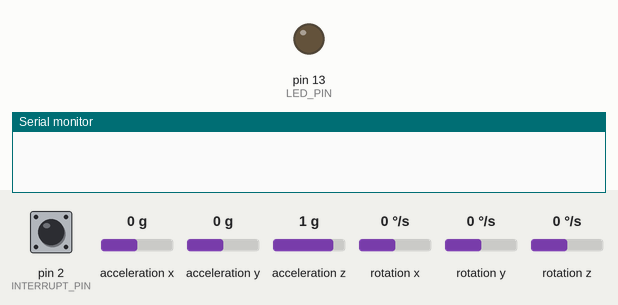
The sketch below on a simulated Arduino Leonardo, built with avr-gcc and run on an emulated ATmega32U4. Parts: output pins drawn as LEDs (lit = HIGH), the last lines printed to the serial monitor. Dashed ring = blinking. Inputs (shaded band) come from the test bench; at power-on: acceleration z 1 g, pin 2 (INTERRUPT_PIN) LOW, acceleration x 0 g, acceleration y 0 g, rotation x 0 °/s, rotation y 0 °/s, rotation z 0 °/s. The sensor or clock chip raises its interrupt line as the real part does.

Above: at 0.1 s.
At 1.7 s:
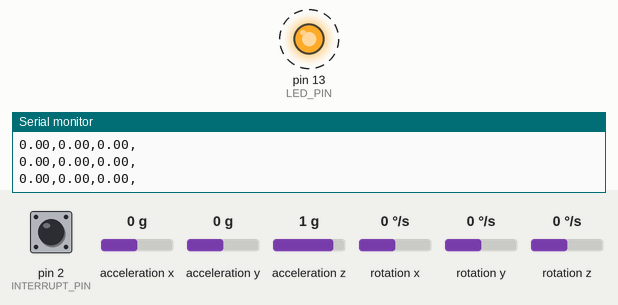
1.8 s: acceleration z set to -1.4 g
Timing chart, 0 to 10.8 s (numbered marks = the images above; inputs shaded):
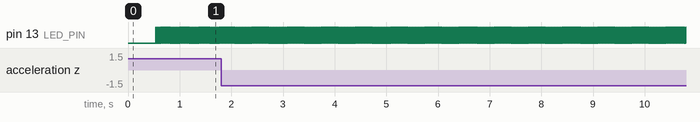

The sketch:

mpu6050_hirata.ino
```cpp
///http://airoboticsandsoon.hatenablog.jp/entry/2017/12/05/213509からプログラムを拝借

// I2C device class (I2Cdev) demonstration Arduino sketch for MPU6050 class using DMP (MotionApps v2.0)
// 6/21/2012 by Jeff Rowberg <jeff@rowberg.net>
// Updates should (hopefully) always be available at https://github.com/jrowberg/i2cdevlib
//
// Changelog:
//      2013-05-08 - added seamless Fastwire support
//                 - added note about gyro calibration
//      2012-06-21 - added note about Arduino 1.0.1 + Leonardo compatibility error
//      2012-06-20 - improved FIFO overflow handling and simplified read process
//      2012-06-19 - completely rearranged DMP initialization code and simplification
//      2012-06-13 - pull gyro and accel data from FIFO packet instead of reading directly
//      2012-06-09 - fix broken FIFO read sequence and change interrupt detection to RISING
//      2012-06-05 - add gravity-compensated initial reference frame acceleration output
//                 - add 3D math helper file to DMP6 example sketch
//                 - add Euler output and Yaw/Pitch/Roll output formats
//      2012-06-04 - remove accel offset clearing for better results (thanks Sungon Lee)
//      2012-06-01 - fixed gyro sensitivity to be 2000 deg/sec instead of 250
//      2012-05-30 - basic DMP initialization working

/* ============================================
I2Cdev device library code is placed under the MIT license
Copyright (c) 2012 Jeff Rowberg

Permission is hereby granted, free of charge, to any person obtaining a copy
of this software and associated documentation files (the "Software"), to deal
in the Software without restriction, including without limitation the rights
to use, copy, modify, merge, publish, distribute, sublicense, and/or sell
copies of the Software, and to permit persons to whom the Software is
furnished to do so, subject to the following conditions:

The above copyright notice and this permission notice shall be included in
all copies or substantial portions of the Software.

THE SOFTWARE IS PROVIDED "AS IS", WITHOUT WARRANTY OF ANY KIND, EXPRESS OR
IMPLIED, INCLUDING BUT NOT LIMITED TO THE WARRANTIES OF MERCHANTABILITY,
FITNESS FOR A PARTICULAR PURPOSE AND NONINFRINGEMENT. IN NO EVENT SHALL THE
AUTHORS OR COPYRIGHT HOLDERS BE LIABLE FOR ANY CLAIM, DAMAGES OR OTHER
LIABILITY, WHETHER IN AN ACTION OF CONTRACT, TORT OR OTHERWISE, ARISING FROM,
OUT OF OR IN CONNECTION WITH THE SOFTWARE OR THE USE OR OTHER DEALINGS IN
THE SOFTWARE.
===============================================
*/

// I2Cdev and MPU6050 must be installed as libraries, or else the .cpp/.h files
// for both classes must be in the include path of your project
#include "I2Cdev.h"

#include "MPU6050_6Axis_MotionApps20.h"
//#include "MPU6050.h" // not necessary if using MotionApps include file

// Arduino Wire library is required if I2Cdev I2CDEV_ARDUINO_WIRE implementation
// is used in I2Cdev.h
#if I2CDEV_IMPLEMENTATION == I2CDEV_ARDUINO_WIRE
    #include "Wire.h"
#endif

// class default I2C address is 0x68
// specific I2C addresses may be passed as a parameter here
// AD0 low = 0x68 (default for SparkFun breakout and InvenSense evaluation board)
// AD0 high = 0x69
MPU6050 mpu;
//MPU6050 mpu(0x69); // <-- use for AD0 high

/* =========================================================================
   NOTE: In addition to connection 3.3v, GND, SDA, and SCL, this sketch
   depends on the MPU-6050's INT pin being connected to the Arduino's
   external interrupt #0 pin. On the Arduino Uno and Mega 2560, this is
   digital I/O pin 2.
 * ========================================================================= */

/* =========================================================================
   NOTE: Arduino v1.0.1 with the Leonardo board generates a compile error
   when using Serial.write(buf, len). The Teapot output uses this method.
   The solution requires a modification to the Arduino USBAPI.h file, which
   is fortunately simple, but annoying. This will be fixed in the next IDE
   release. For more info, see these links:

   http://arduino.cc/forum/index.php/topic,109987.0.html
   http://code.google.com/p/arduino/issues/detail?id=958
 * ========================================================================= */


/*
  [w、x、y、z]形式の実際の四元数の構成要素を表示する場合は
  「OUTPUT_READABLE_QUATERNION」のコメントを外してください
  （処理などのリモートホストでの解析には最適ではありません）
*/
// uncomment "OUTPUT_READABLE_QUATERNION" if you want to see the actual
// quaternion components in a [w, x, y, z] format (not best for parsing
// on a remote host such as Processing or something though)
//#define OUTPUT_READABLE_QUATERNION

// uncomment "OUTPUT_READABLE_EULER" if you want to see Euler angles
// (in degrees) calculated from the quaternions coming from the FIFO.
// Note that Euler angles suffer from gimbal lock (for more info, see
// http://en.wikipedia.org/wiki/Gimbal_lock)
//#define OUTPUT_READABLE_EULER

// uncomment "OUTPUT_READABLE_YAWPITCHROLL" if you want to see the yaw/
// pitch/roll angles (in degrees) calculated from the quaternions coming
// from the FIFO. Note this also requires gravity vector calculations.
// Also note that yaw/pitch/roll angles suffer from gimbal lock (for
// more info, see: http://en.wikipedia.org/wiki/Gimbal_lock)
#define OUTPUT_READABLE_YAWPITCHROLL

/*
  重力が除去された加速コンポーネントを表示する場合は、「OUTPUT_READABLE_REALACCEL」のコメントを外してください。
  この加速度基準フレームは方向を補償されないので、+ Xはセンサに応じて常に+ Xで、重力の影響はありません。 向きを補正したい場合は、代わりにOUTPUT_READABLE_WORLDACCELを使用してください。
*/
// uncomment "OUTPUT_READABLE_REALACCEL" if you want to see acceleration
// components with gravity removed. This acceleration reference frame is
// not compensated for orientation, so +X is always +X according to the
// sensor, just without the effects of gravity. If you want acceleration
// compensated for orientation, us OUTPUT_READABLE_WORLDACCEL instead.
#define OUTPUT_READABLE_REALACCEL

/*
 重力が取り除かれ、ワールド座標系の基準に合わせて調整された加速度成分を見たい場合は、
 「OUTPUT_READABLE_WORLDACCEL」のコメントを外してください
 （この場合、磁力計は存在しないため、ヨーは初期の向きに相対します）。 いくつかのケースでは非常に便利です。
*/
// uncomment "OUTPUT_READABLE_WORLDACCEL" if you want to see acceleration
// components with gravity removed and adjusted for the world frame of
// reference (yaw is relative to initial orientation, since no magnetometer
// is present in this case). Could be quite handy in some cases.
//#define OUTPUT_READABLE_WORLDACCEL


/*
   InvenSenseティーポットのデモに使用されている形式に一致する出力が必要な場合は、
  「OUTPUT_TEAPOT」のコメントを外してください
*/
// uncomment "OUTPUT_TEAPOT" if you want output that matches the
// format used for the InvenSense teapot demo
//#define OUTPUT_TEAPOT
#define OUTPUT_TEAPOT


#define INTERRUPT_PIN 2  // use pin 2 on Arduino Uno & most boards
#define LED_PIN 13 // (Arduino is 13, Teensy is 11, Teensy++ is 6)
bool blinkState = false;

// MPU control/status vars
                        /// DMP initが成功した場合にtrueを設定する
bool dmpReady = false;  // set true if DMP init was successful
                        ///MPUからの実際の割り込みステータスバイトを保持
uint8_t mpuIntStatus;   // holds actual interrupt status byte from MPU
                        ///各デバイス動作後のステータスの復帰（0 =成功、！0 =エラー）
uint8_t devStatus;      // return status after each device operation (0 = success, !0 = error)
                        ///予想されるDMPパケットサイズ（デフォルトは42バイト）
uint16_t packetSize;    // expected DMP packet size (default is 42 bytes)
                        ///現在FIFO内にあるすべてのバイト数
uint16_t fifoCount;     // count of all bytes currently in FIFO
                        ///FIFO記憶バッファ
uint8_t fifoBuffer[64]; // FIFO storage buffer

// orientation/motion vars
Quaternion q;           // [w, x, y, z]         quaternion container ///クォータニオンコンテナ
VectorInt16 aa;         // [x, y, z]            accel sensor measurements ///加速度センサの測定
VectorInt16 aaReal;     // [x, y, z]            gravity-free accel sensor measurements ///無重力加速度センサの測定
VectorInt16 aaWorld;    // [x, y, z]            world-frame accel sensor measurements ///ワールドフレーム加速度センサの測定
VectorFloat gravity;    // [x, y, z]            gravity vector ///重力ベクトル
float euler[3];         // [psi, theta, phi]    Euler angle container ///オイラー角コンテナ
float ypr[3];           // [yaw, pitch, roll]   yaw/pitch/roll container and gravity vector ///ヨー/ピッチ/ロールコンテナと重力ベクトル

// packet structure for InvenSense teapot demo ///InvenSenseティーポットデモのパケット構造
uint8_t teapotPacket[14] = { '$', 0x02, 0,0, 0,0, 0,0, 0,0, 0x00, 0x00, '\r', '\n' };


// ================================================================
// ===               INTERRUPT DETECTION ROUTINE 中断検出ルーチン                ===
// ================================================================

volatile bool mpuInterrupt = false;     // indicates whether MPU interrupt pin has gone high ///MPU割り込み端子がハイ・レベルになったかどうかを示します
void dmpDataReady() {
    mpuInterrupt = true;
}


// ================================================================
// ===                      INITIAL SETUP 初期設定                       ===
// ================================================================

void setup() {
    // join I2C bus (I2Cdev library doesn't do this automatically) ///I2Cバスに参加する（I2Cdevライブラリはこれを自動的には行いません）
    #if I2CDEV_IMPLEMENTATION == I2CDEV_ARDUINO_WIRE
        Wire.begin();
        Wire.setClock(400000); // 400kHz I2C clock. Comment this line if having compilation difficulties ///400kHzのI2Cクロック。 コンパイルに問題がある場合は、この行にコメントする
    #elif I2CDEV_IMPLEMENTATION == I2CDEV_BUILTIN_FASTWIRE
        Fastwire::setup(400, true);
    #endif

    /*
      シリアル通信を初期化します
      （Teapot Demoの出力に必要な115200が選択されていますが、
      実際はあなたのプロジェクトによって異なります）
    */
    // initialize serial communication
    // (115200 chosen because it is required for Teapot Demo output, but it's
    // really up to you depending on your project)
    Serial.begin(115200);
    while (!Serial); // wait for Leonardo enumeration, others continue immediately

    /*
       注：Teensy @ 3.3VやArduino Pro Mini（3.3V）のような8MHz以上のホストプロセッサは、
      ボーレートがプロセッサティックとあまりにもずれるため、このボーレートを確実に処理できません。
      このような場合には、38400以下を使用するか、UARTタイマー用に何らかの外部分離クリスタルソリューションを
      使用する必要があります。
    */
    // NOTE: 8MHz or slower host processors, like the Teensy @ 3.3V or Arduino
    // Pro Mini running at 3.3V, cannot handle this baud rate reliably due to
    // the baud timing being too misaligned with processor ticks. You must use
    // 38400 or slower in these cases, or use some kind of external separate
    // crystal solution for the UART timer.

    // initialize device ///デバイスを初期化する
    ///Serial.println(F("Initializing I2C devices..."));
    mpu.initialize();
    pinMode(INTERRUPT_PIN, INPUT);

    // verify connection ///接続を確認する
    /// Serial.println(F("Testing device connections..."));
    ///Serial.println(mpu.testConnection() ? F("MPU6050 connection successful") : F("MPU6050 connection failed"));

    // wait for ready ///準備が整うのを待つ
    // Serial.println(F("\nSend any character to begin DMP programming and demo: "));
   /// while (Serial.available() && Serial.read()); // empty buffer ///空のバッファ
   /// while (!Serial.available());                 // wait for data ///データを待つ
   /// while (Serial.available() && Serial.read()); // empty buffer again ///再び空のバッファ

    // load and configure the DMP ///DMPをロードして設定する
    ///Serial.println(F("Initializing DMP..."));
    devStatus = mpu.dmpInitialize();

    // supply your own gyro offsets here, scaled for min sensitivity ///ここで独自のジャイロオフセットを供給し、最小感度
    mpu.setXGyroOffset(220);
    mpu.setYGyroOffset(76);
    mpu.setZGyroOffset(-85);
    mpu.setZAccelOffset(1788); // 1688 factory default for my test chip ///私のテストチップの工場出荷時のデフォルト値は1688

    // make sure it worked (returns 0 if so) //それが機能していることを確認（そうであれば0を返します）
    if (devStatus == 0) {
        // turn on the DMP, now that it's ready //準備ができたらDMPをオンにします
        ///Serial.println(F("Enabling DMP..."));
        mpu.setDMPEnabled(true);

        // enable Arduino interrupt detection //Arduino割り込み検出を有効にする
        ///Serial.println(F("Enabling interrupt detection (Arduino external interrupt 0)..."));
        attachInterrupt(digitalPinToInterrupt(INTERRUPT_PIN), dmpDataReady, RISING);
        mpuIntStatus = mpu.getIntStatus();

        // set our DMP Ready flag so the main loop() function knows it's okay to use it
        ///DMP Readyフラグを設定して、main loop（）関数がそれを使用しても問題ないことを知っているようにします
       /// Serial.println(F("DMP ready! Waiting for first interrupt..."));
        dmpReady = true;

        // get expected DMP packet size for later comparison ///後で比較するために期待されるDMPパケットサイズを得る
        packetSize = mpu.dmpGetFIFOPacketSize();
    } else {
        // ERROR!
        // 1 = initial memory load failed
        // 2 = DMP configuration updates failed
        // (if it's going to break, usually the code will be 1)
       /// Serial.print(F("DMP Initialization failed (code "));
       /// Serial.print(devStatus);
       /// Serial.println(F(")"));
    }

    // configure LED for output
    pinMode(LED_PIN, OUTPUT);
}


// ================================================================
// ===                    MAIN PROGRAM LOOP メインプログラムループ                     ===
// ================================================================

void loop() {
    // if programming failed, don't try to do anything ///プログラミングが失敗した場合は何もしない
    if (!dmpReady) return;

    // wait for MPU interrupt or extra packet(s) available //MPU割り込みまたは余分なパケットの使用を待つ
    while (!mpuInterrupt && fifoCount < packetSize) {
        // other program behavior stuff here ///他のプログラムの動作のものはここに
        // .
        // .
        // .
        /*
           もしあなたが本当に妄想的であれば、他のものの間で頻繁にテストして、
           mpuInterruptが真であるかどうかを調べることができます。
           while（）ループからMPUデータを直ちに処理する
        */
        // if you are really paranoid you can frequently test in between other
        // stuff to see if mpuInterrupt is true, and if so, "break;" from the
        // while() loop to immediately process the MPU data
        // .
        // .
        // .
    }

    // reset interrupt flag and get INT_STATUS byte ///割り込みフラグをリセットし、INT_STATUSバイトを取得する
    mpuInterrupt = false;
    mpuIntStatus = mpu.getIntStatus();

    // get current FIFO count ///現在のFIFOカウントを取得する
    fifoCount = mpu.getFIFOCount();

    // check for overflow (this should never happen unless our code is too inefficient)
    ///オーバーフローをチェック（コードがあまりにも非効率的でない限り、これは起こりません）
    if ((mpuIntStatus & 0x10) || fifoCount == 1024) {
        // reset so we can continue cleanly  ///リセットして、きれいに続けることができます
        mpu.resetFIFO();
        Serial.println(F("FIFO overflow!"));///

    // otherwise, check for DMP data ready interrupt (this should happen frequently)
    ///それ以外の場合は、DMPデータレディ割り込みをチェックします（これは頻繁に発生するはずです）
    } else if (mpuIntStatus & 0x02) {
        // wait for correct available data length, should be a VERY short wait
        ///利用可能なデータ長が正しいのを待って、非常に短い待ち時間
        while (fifoCount < packetSize) fifoCount = mpu.getFIFOCount();

        // read a packet from FIFO ///FIFOからパケットを読み込む
        mpu.getFIFOBytes(fifoBuffer, packetSize);

        // track FIFO count here in case there is > 1 packet available
        ///使用可能なパケットが1つ以上ある場合には、ここでトラックFIFOカウント
        // (this lets us immediately read more without waiting for an interrupt)
        ///（これにより、割り込みを待つことなくすぐにもっと読むことができます）
        fifoCount -= packetSize;

        #ifdef OUTPUT_READABLE_QUATERNION
            // display quaternion values in easy matrix form: w x y z
            ///簡単な行列形式で四元数を表示する：w x y z
            mpu.dmpGetQuaternion(&q, fifoBuffer);
           /// Serial.print("quat\t");
           ///  Serial.print(q.w);
           /// Serial.print("\t");
           ///  Serial.print(q.x);
           ///  Serial.print("\t");
           ///  Serial.print(q.y);
           ///  Serial.print("\t");
           ///  Serial.println(q.z);
        #endif

        #ifdef OUTPUT_READABLE_EULER
            // display Euler angles in degrees ///オイラー角を度で表示する
            mpu.dmpGetQuaternion(&q, fifoBuffer);
            mpu.dmpGetEuler(euler, &q);
            /// Serial.print("euler\t");
           ///  Serial.print(euler[0] * 180/M_PI);
           ///  Serial.print("\t");
           ///  Serial.print(euler[1] * 180/M_PI);
           ///  Serial.print("\t");
           ///  Serial.println(euler[2] * 180/M_PI);
        #endif

        #ifdef OUTPUT_READABLE_YAWPITCHROLL
            // display Euler angles in degrees ///オイラー角を度で表示する
            mpu.dmpGetQuaternion(&q, fifoBuffer);
            mpu.dmpGetGravity(&gravity, &q);
            mpu.dmpGetYawPitchRoll(ypr, &q, &gravity);
           /// Serial.print("ypr\t");
            Serial.print(ypr[0] * 180/M_PI);
            ///Serial.print("\t");
            Serial.print(",");
            Serial.print(ypr[1] * 180/M_PI);
            ///Serial.print("\t");
            Serial.print(",");
            Serial.print(ypr[2] * 180/M_PI);
            Serial.println(",");
        #endif

        #ifdef OUTPUT_READABLE_REALACCEL
            // display real acceleration, adjusted to remove gravity
            mpu.dmpGetQuaternion(&q, fifoBuffer);
            mpu.dmpGetAccel(&aa, fifoBuffer);
            mpu.dmpGetGravity(&gravity, &q);
            mpu.dmpGetLinearAccel(&aaReal, &aa, &gravity);
           /// Serial.print("areal\t");
           ///  Serial.print(aaReal.x);
           ///  Serial.print("\t");
           ///  Serial.print(aaReal.y);
           ///  Serial.print("\t");
           ///  Serial.println(aaReal.z);
        #endif

        #ifdef OUTPUT_READABLE_WORLDACCEL
            /*
               初期世界フレーム加速度を表示し、重力を除去するように調整され、
               四元数からの既知の向きに基づいて回転する
            */
            // display initial world-frame acceleration, adjusted to remove gravity
            // and rotated based on known orientation from quaternion
            mpu.dmpGetQuaternion(&q, fifoBuffer);
            mpu.dmpGetAccel(&aa, fifoBuffer);
            mpu.dmpGetGravity(&gravity, &q);
            mpu.dmpGetLinearAccel(&aaReal, &aa, &gravity);
            mpu.dmpGetLinearAccelInWorld(&aaWorld, &aaReal, &q);
           /// Serial.print("aworld\t");
           ///  Serial.print(aaWorld.x);
           ///  Serial.print("\t");
           ///  Serial.print(aaWorld.y);
           ///  Serial.print("\t");
           ///  Serial.println(aaWorld.z);
        #endif

        #ifdef OUTPUT_TEAPOT
            // display quaternion values in InvenSense Teapot demo format:
            ///InvenSenseティーポットのデモ形式で四元数の値を表示：
            teapotPacket[2] = fifoBuffer[0];
            teapotPacket[3] = fifoBuffer[1];
            teapotPacket[4] = fifoBuffer[4];
            teapotPacket[5] = fifoBuffer[5];
            teapotPacket[6] = fifoBuffer[8];
            teapotPacket[7] = fifoBuffer[9];
            teapotPacket[8] = fifoBuffer[12];
            teapotPacket[9] = fifoBuffer[13];
            /// Serial.write(teapotPacket, 14);
            teapotPacket[11]++; // packetCount, loops at 0xFF on purpose ///packetCount、目的に応じて0xFFでループする
        #endif

        // blink LED to indicate activity ///アクティビティを示す点滅LED
        blinkState = !blinkState;
        digitalWrite(LED_PIN, blinkState);
    }
}
```

Measured:
- by itself, pin 13 (LED_PIN): alternates HIGH for 0.01 s and LOW for 0.01 s
